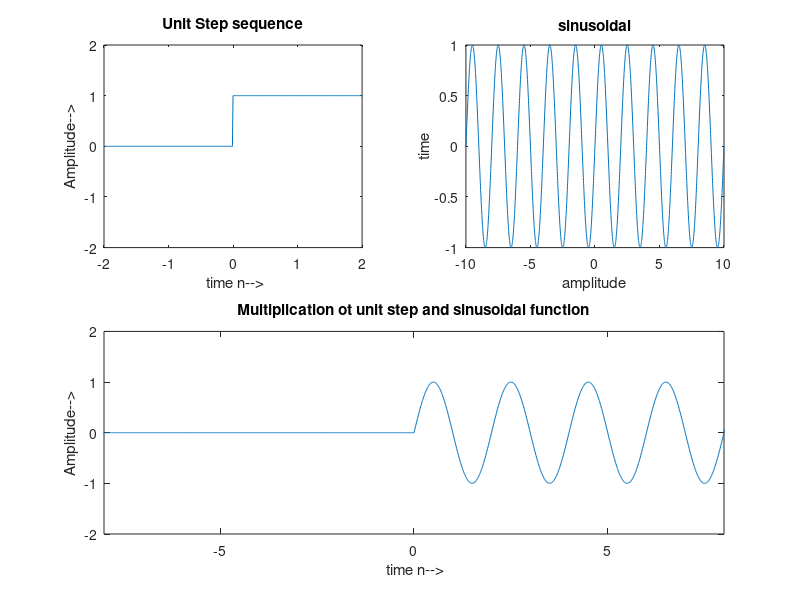

This figure's MATLAB source:
clear all;
clc;
t=-10:.01:10;

for i=1:length(t)
    if t(i)<0
        y(i)=0;
    else if t(i)>=0
         y(i) = 1;
        end
    end
end

subplot(2,2,1);
plot(t,y);
axis([-2 2 -2 2]);
xlabel(' time n-->');
ylabel('Amplitude-->');
title('Unit Step sequence');



s=sin(pi*t);
subplot(2,2,2);
plot(t,s);
xlabel('amplitude');
ylabel('time');
title('sinusoidal');


for i=1:length(y)
    mul(i) = y(i) * s(i);
end



subplot(2,2,3:4);
plot(t,mul);
axis([-8 8 -2 2]);
xlabel(' time n-->');
ylabel('Amplitude-->');
title('Multiplication ot unit step and sinusoidal function');
